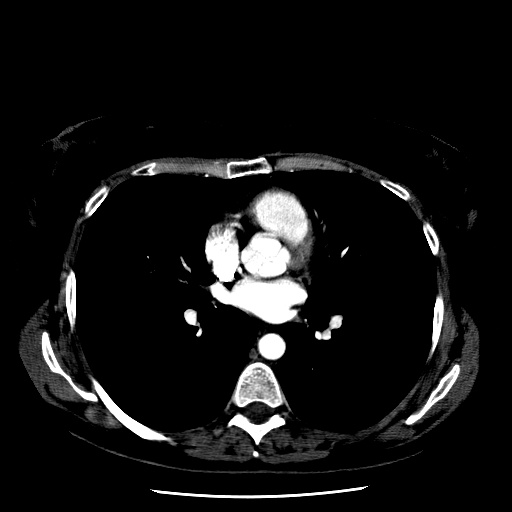
#> input picture 1.jpg, 512 x 512 px, found by its file name
$ python lung_mask_kmeans.py
#> lines starting #> are read from the running program, lines starting #| are printed output that depends on the picture
import numpy as np
import cv2
from matplotlib import pyplot as plt

img = cv2.imread('1.jpg')
#> img is the input picture: shape (512, 512, 3); min 0, max 255, mean 19.6
mask = np.zeros(img.shape[:2],np.uint8)

bgdModel = np.zeros((1,65),np.float64)
fgdModel = np.zeros((1,65),np.float64)

rect = (100,1,421,378)
cv2.grabCut(img,mask,rect,bgdModel,fgdModel,5,cv2.GC_INIT_WITH_RECT)

mask2 = np.where((mask==2)|(mask==0),0,1).astype('uint8')
img = img*mask2[:,:,np.newaxis]
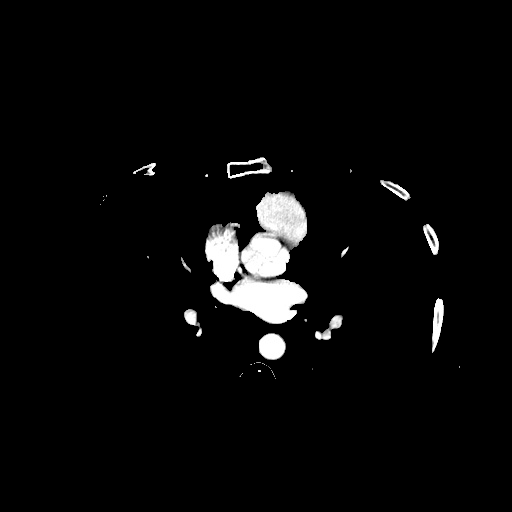
#> img: shape (512, 512, 3); min 0, max 255, mean 9.6

plt.subplot(121), plt.imshow(img)
plt.title("grabcut"), plt.xticks([]), plt.yticks([])
plt.subplot(122), plt.imshow(cv2.cvtColor(cv2.imread('1.jpg'), cv2.COLOR_BGR2RGB))
plt.title("original"), plt.xticks([]), plt.yticks([])
plt.show()
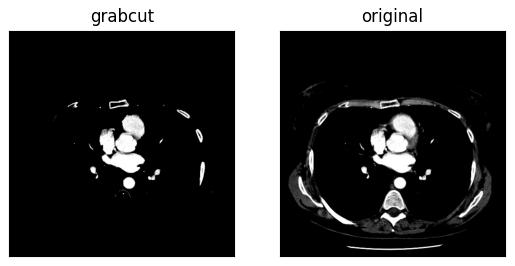
#> figure drawn by matplotlib, 2 panels
